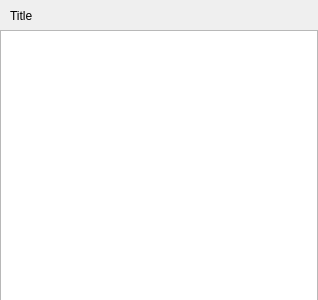
<?xml version="1.0" encoding="UTF-8"?>
<ui version="4.0">
 <class>Form</class>
 <widget class="QWidget" name="Form">
  <property name="geometry">
   <rect>
    <x>0</x>
    <y>0</y>
    <width>318</width>
    <height>300</height>
   </rect>
  </property>
  <property name="baseSize">
   <size>
    <width>400</width>
    <height>400</height>
   </size>
  </property>
  <property name="font">
   <font>
    <family>Helvetica</family>
   </font>
  </property>
  <property name="windowTitle">
   <string>Form</string>
  </property>
  <property name="styleSheet">
   <string notr="true"/>
  </property>
  <widget class="QLabel" name="title">
   <property name="geometry">
    <rect>
     <x>10</x>
     <y>0</y>
     <width>401</width>
     <height>31</height>
    </rect>
   </property>
   <property name="text">
    <string>Title</string>
   </property>
  </widget>
  <widget class="QListWidget" name="listWidget">
   <property name="geometry">
    <rect>
     <x>0</x>
     <y>30</y>
     <width>318</width>
     <height>271</height>
    </rect>
   </property>
  </widget>
 </widget>
 <resources/>
 <connections/>
</ui>
